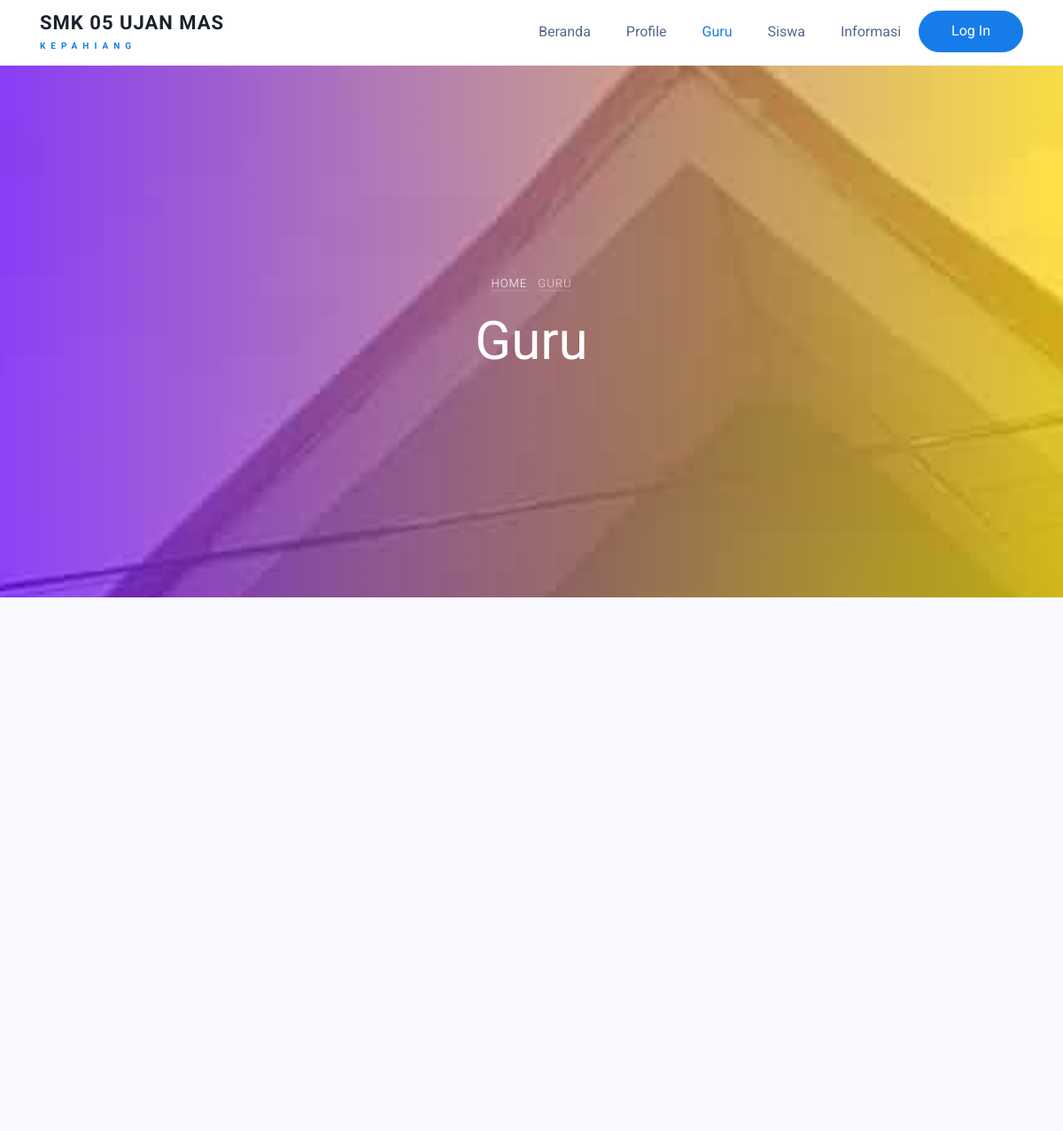
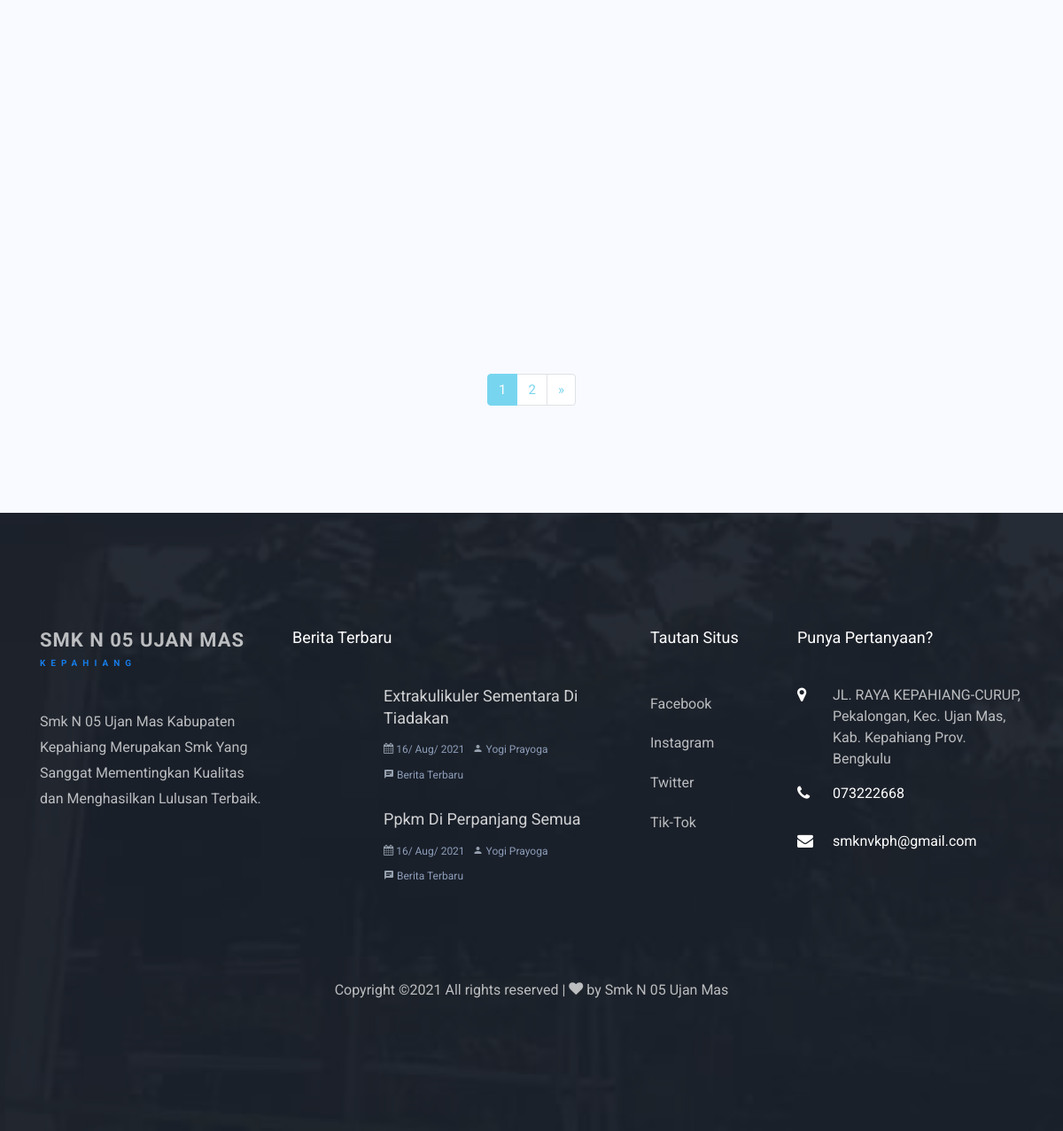
Screenshot of /FrontController/guru with the database file from the repository (2 pictures, top to bottom).
### tables this page shows
CREATE TABLE `db_informasi` (
  `id` int(11) NOT NULL AUTO_INCREMENT,
  `judul` varchar(50) NOT NULL,
  `isi` text NOT NULL,
  `foto` varchar(225) NOT NULL,
  `ouner_post` varchar(225) NOT NULL,
  `slug_judul` varchar(225) NOT NULL,
  `created_at` varchar(225) NOT NULL,
  PRIMARY KEY (`id`)
);

### index.php (called while the page is built, shortened)
<?php
require_once BASEPATH.'core/CodeIgniter.php';

### application/models/AssetSekolahModel.php (called while the page is built, shortened)
<?php
class AssetSekolahModel extends CI_Model
{
	public function getNewFooterInformasi()
	{
		$this->db->order_by('id', 'DESC');
		$this->db->limit(2);
		return $this->db->get('db_informasi');
	}
}

### application/models/FrontModel.php (called while the page is built, shortened)
<?php
class FrontModel extends CI_Model
{
	function getSosialMedia()
	{
		return $this->db->get('db_sosial_media')->row_array();
	}
}

### application/views/pages/Front/guru.php (the view, shortened to what this page needs)
<div class="hero-wrap hero-wrap-2" style="background-image: url('<?= base_url('assets/FrontAssets/') ?>images/atas.jpg'); background-attachment:fixed;">
	<div class="overlay"></div>
	<div class="container">
		<div class="row no-gutters slider-text align-items-center justify-content-center" data-scrollax-parent="true">
			<div class="col-md-8 ftco-animate text-center">
				<p class="breadcrumbs"><span class="mr-2"><a href="<?= base_url('FrontController') ?>">Home</a></span> <span>Guru</span></p>
				<h1 class="mb-3 bread">Guru</h1>
			</div>
		</div>
	</div>
</div>
<section class="ftco-section bg-light">
	<div class="container">
		<div class="row justify-content-center mb-5 pb-3">
		</div>
		<div class="row">
		</div>
		<?= $this->pagination->create_links(); ?>
	</div>
</section>

### application/views/includes/Front/footer.php (shortened to what this page needs)
<footer class="ftco-footer ftco-bg-dark ftco-section img" style="background-image: url(<?= base_url('assets/FrontAssets/') ?>images/atas.jpg); background-attachment:fixed;">
	<div class="overlay"></div>
	<div class="container">
		<div class="row mb-5">
			<div class="col-md-3">
				<div class="ftco-footer-widget mb-4">
					<h2><a class="navbar-brand" href="<?= base_url('FrontController') ?>">SMK N 05 Ujan Mas <br><small>Kepahiang</small></a></h2>
					<p>Smk N 05 Ujan Mas Kabupaten Kepahiang Merupakan Smk Yang Sanggat Mementingkan Kualitas dan Menghasilkan Lulusan Terbaik.</p>
					<ul class="ftco-footer-social list-unstyled float-md-left float-lft mt-5">
					</ul>
				</div>
			</div>
			<div class="col-md-4">
				<div class="ftco-footer-widget mb-4">
					<h2 class="ftco-heading-2">Berita Terbaru</h2>
					<?php foreach ($getNewFooterInformasi as $data) : ?>
						<div class="block-21 mb-4 d-flex">
							<a class="blog-img mr-4" style="background-image: url(images/image_1.jpg);"></a>
							<div class="text">
								<h3 class="heading"><a href="<?= base_url('FrontDetailController/getDetaiInformasi/') . $data['slug_judul'] ?>"><?= $data['judul']; ?></a></h3>
								<div class="meta">
									<div><a href="#"><span class="icon-calendar"></span> <?= date("d/ M/ Y", $data['created_at'],); ?></a></div>
									<div><a href="#"><span class="icon-person"></span> <?= $data['ouner_post']; ?></a></div>
									<div><a href="#"><span class="icon-chat"></span> Berita Terbaru</a></div>
								</div>
							</div>
						</div>
					<?php endforeach; ?>
				</div>
			</div>
			<div class="col-md-2">
				<div class="ftco-footer-widget mb-4 ml-md-4">
					<h2 class="ftco-heading-2">Tautan Situs</h2>
					<ul class="list-unstyled">
						<li><a href="<?= $getSosialMedia['facebook'] ?>" target="blank" class="py-2 d-block">Facebook</a></li>
						<li><a href="<?= $getSosialMedia['instagram'] ?>" target="blank" class="py-2 d-block">Instagram</a></li>
						<li><a href="<?= $getSosialMedia['twitter'] ?>" target="blank" class="py-2 d-block">Twitter</a></li>
						<li><a href="<?= $getSosialMedia['tik-tok'] ?>" target="blank" class="py-2 d-block">Tik-Tok</a></li>
					</ul>
				</div>
			</div>
			<div class="col-md-3">
				<div class="ftco-footer-widget mb-4">
					<h2 class="ftco-heading-2">Punya Pertanyaan?</h2>
					<div class="block-23 mb-3">
						<ul>
							<li><span class="icon icon-map-marker"></span><span class="text">JL. RAYA KEPAHIANG-CURUP, Pekalongan, Kec. Ujan Mas, Kab. Kepahiang Prov. Bengkulu</span></li>
							<li><a href="#"><span class="icon icon-phone"></span><span class="text">073222668</span></a></li>
							<li><a href="#"><span class="icon icon-envelope"></span><span class="text">smknvkph@gmail.com</span></a></li>
						</ul>
					</div>
				</div>
			</div>
		</div>
		<div class="row">
			<div class="col-md-12 text-center">
				<p>
					Copyright &copy; All rights reserved | <i class="icon-heart" aria-hidden="true"></i> by <a href="#" target="_blank">Smk N 05 Ujan Mas</a>
				</p>
			</div>
		</div>
	</div>
</footer>
</body>
</html>

### assets/FrontAssets/css/icomoon.css (style rules this page uses)
[class^="icon-"], [class*=" icon-"] { font-family: 'icomoon' !important; speak: none; font-style: normal; font-weight: normal; font-variant: normal; text-transform: none; line-height: 1; -webkit-font-smoothing: antialiased; -moz-osx-font-smoothing: grayscale; }
.icon-heart:before { content: "\f004"; }
.icon-map-marker:before { content: "\f041"; }
.icon-calendar:before { content: "\f073"; }
.icon-phone:before { content: "\f095"; }
.icon-envelope:before { content: "\f0e0"; }
.icon-chat:before { content: "\e0b7"; }
.icon-person:before { content: "\e7fd"; }

### rows the page displays
db_informasi: judul "Extrakulikuler Sementara Di Tiadakan", created_at "16/ Aug/ 2021", ouner_post "Yogi Prayoga"
db_informasi: judul "Ppkm Di Perpanjang Semua", created_at "16/ Aug/ 2021", ouner_post "Yogi Prayoga"

### other values shown
$this->pagination->create_links() "1 2 »"
